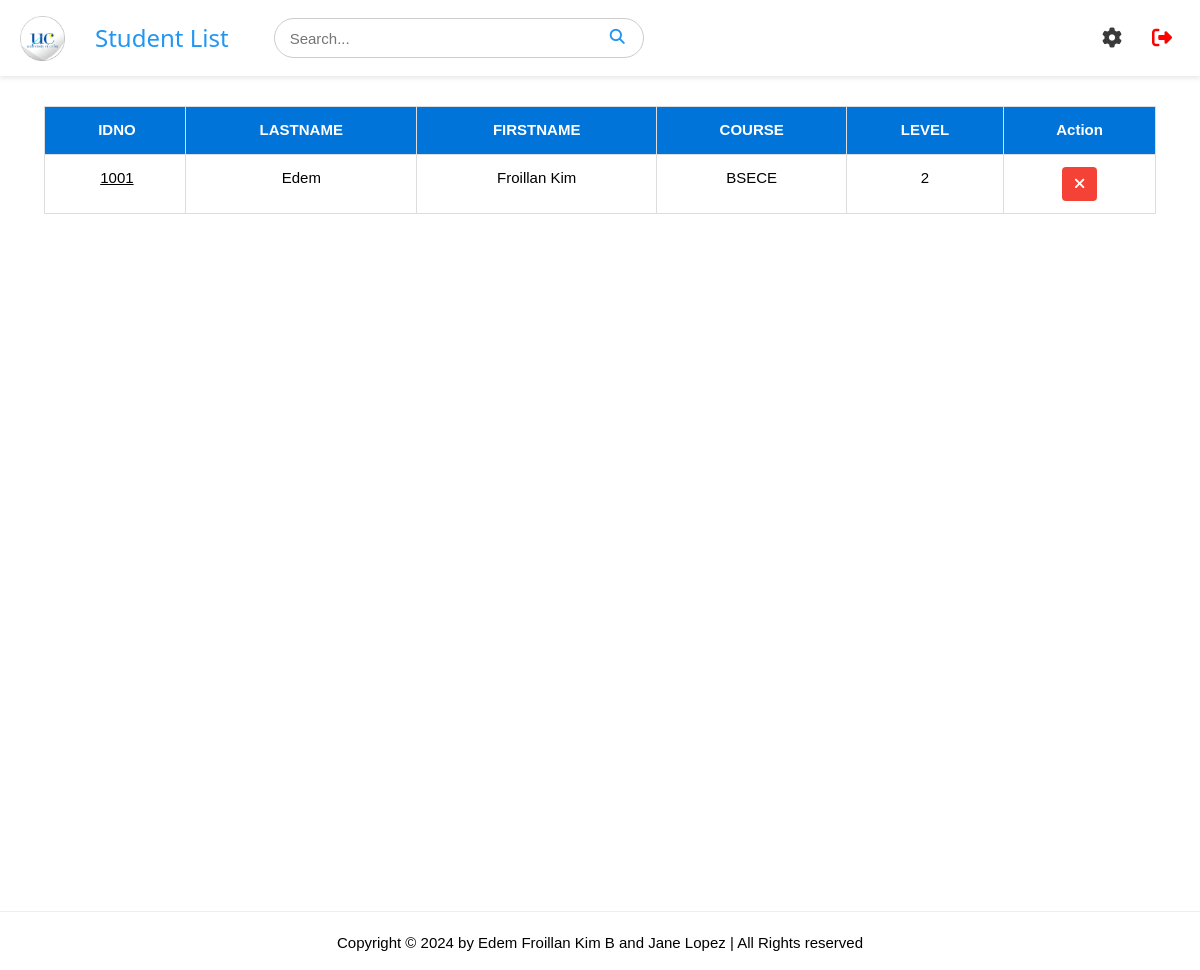
The page /students (signed in) on the database as committed earlier.
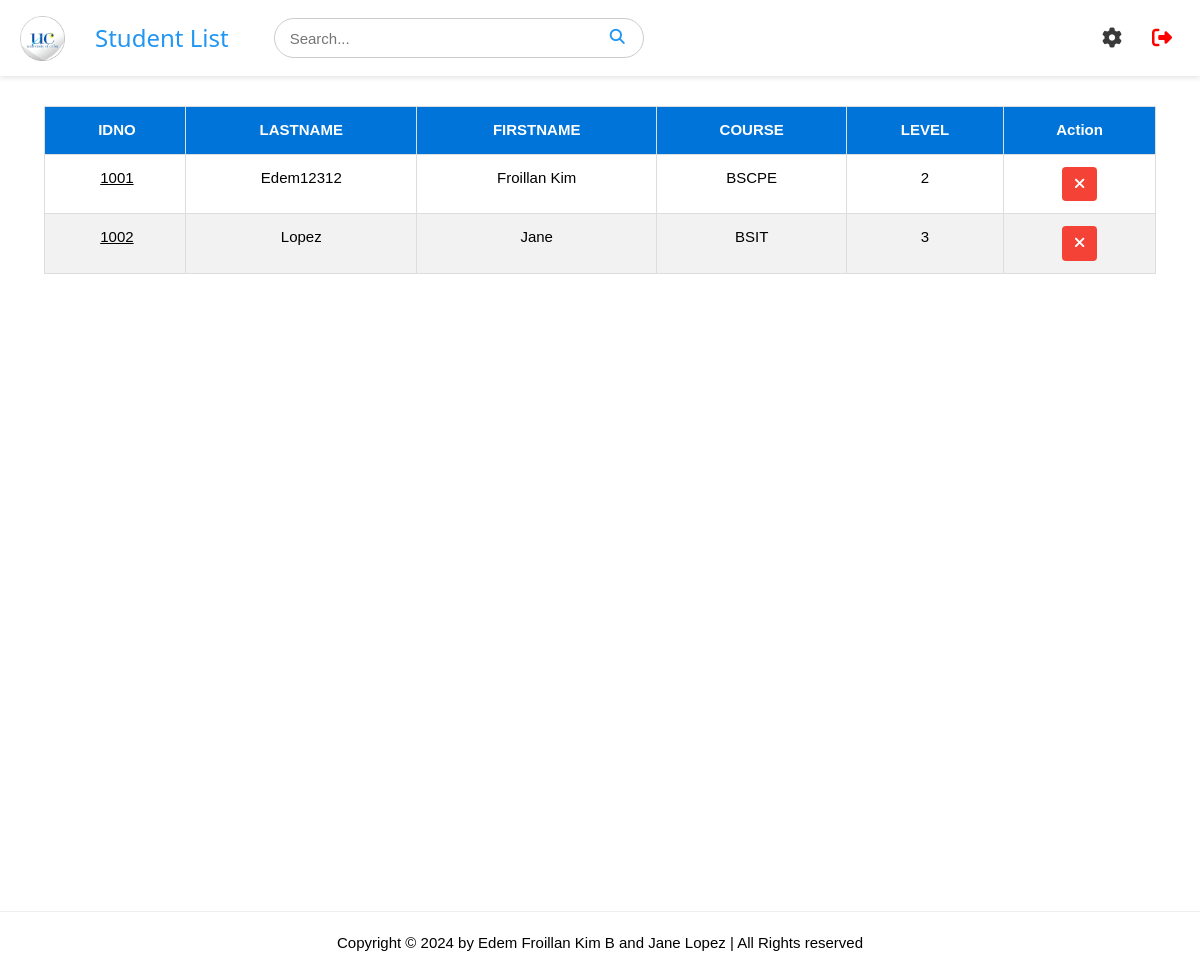
The same page on the database as committed later.
### tables this page shows
CREATE TABLE students (
                    id INTEGER PRIMARY KEY AUTOINCREMENT,
                    idno varchar(10) UNIQUE,
                    firstname varchar(50),
                    lastname varchar(50),
                    course varchar(10),
                    level varchar(5),
                    image TEXT,
                    qrcode TEXT
);

### app.py (the view)
@app.route('/students')
def student_list():
    if 'username' in session:
        pagetitle = "Student List"
        return render_template('studentlist.html',
                               data=getall_records('students'),
                               pagetitle=pagetitle,
                               users=get_users())
    else:
        flash("Please log in first!", "warning")
        return redirect(url_for('login'))

### app.py (called while the page is built)
@app.after_request
def after_request(response):
    response.headers['Cache-Control'] = 'no-store, no-cache, must-revalidate, post-check=0, pre-check=0, max-age=0'
    response.headers['Pragma'] = 'no-cache'
    response.headers['Expires'] = '-1'
    if hasattr(session, 'username') and 'username' not in session:
        response.headers['Cache-Control'] = 'no-store'
        response.headers['Pragma'] = 'no-cache'
        response.headers['Expires'] = '-1'
    return response

def get_users() -> object:
    return getall_records('students')

### dbhelper.py (called while the page is built)
def getprocess(sql: str, params=()) -> list:
    db = connect(database)
    cursor = db.cursor()
    cursor.row_factory = Row
    try:
        cursor.execute(sql, params)
        data = cursor.fetchall()
        return data
    finally:
        cursor.close()
        db.close()

def getall_records(table: str) -> list:
    sql = f'SELECT * FROM `{table}`'
    return getprocess(sql)

### templates/studentlist.html (shortened to what this page needs)
{% extends 'base.html' %}
{% block header %}
    {% include 'header.html' %}
{% endblock %}
{% block content %}
<div class="w3-row-padding" id="main_container" style="height: 100vh;">
    <div class="w3-full" style="padding: 1rem 3%;">
        <div class="styled-table-wrapper">
            <table class="w3-table-all styled-table" id="table">
                <thead>
                    <tr id="tr1">
                        <th class="w3-center">IDNO</th>
                        <th class="w3-center">LASTNAME</th>
                        <th class="w3-center">FIRSTNAME</th>
                        <th class="w3-center">COURSE</th>
                        <th class="w3-center">LEVEL</th>
                        <th class="w3-center">Action</th>
                    </tr>
                </thead>
                <tbody>
                    {% for user in users %}
                    <tr id="tr2">
                        <td class="w3-center" data-cell="IDNO:">
                            <a href="javascript:void(0);" onclick="viewStudent('{{ user['idno'] }}')">{{ user['idno'] }}</a>
                        </td>
                        <td class="w3-center" data-cell="LASTNAME:">{{ user["lastname"] }}</td>
                        <td class="w3-center" data-cell="FIRSTNAME:">{{ user["firstname"] }}</td>
                        <td class="w3-center" data-cell="COURSE:">{{ user["course"] }}</td>
                        <td class="w3-center" data-cell="LEVEL:">{{ user["level"] }}</td>
                        <td class="w3-center" data-cell="ACTION:">
                            <button class="w3-button w3-red delete-btn delete" onclick="openCustomAlert('{{ user['idno'] }}')">
                                <i class="fas fa-times"></i>
                            </button>
                        </td>
                    </tr>
                    {% endfor %}
                </tbody>
            </table>
        </div>
    </div>
</div>
{% endblock %}

### templates/base.html (shortened to what this page needs)
<!DOCTYPE html>
<html>
<head>
    <link rel='stylesheet' href="{{ url_for('static', filename='css/style.css') }}">
    <link rel="stylesheet" href="{{ url_for('static', filename='font-awesome/css/all.min.css') }}">
</head>
<body>
    <div>
        {% block header %}{% endblock %}
        {% block content %}
        {% endblock %}
    </div>
    <hr>
    <footer class="w3-center">
        <div class="footer-box">
            <p>Copyright &copy; 2024 by Edem Froillan Kim B and Jane Lopez | All Rights reserved</p>
        </div>
    </footer>
</body>
</html>

### templates/header.html (shortened to what this page needs)
<div class="header">
    <div class="left-section">
        <img src="../static/images/logo.png" alt="Logo" id="logo">
        <h3 class="pagetitle">{{ pagetitle }}</h3>
        <div class="search" style="position: relative;">
        <input type="text" placeholder="Search..." id="search-bar">
        <button type="submit" id="search-button"><i class="fa fa-search"></i></button>
    </div>
    </div>
    <div class="menu" style="position: relative;">
    <i class="fa solid fa-gear" id="menu-icon"></i>
    <a href="/logout" id="logout">
        <i class="fa fa-sign-out-alt"></i>
    </a>
    </div>
</div>

### static/css/style.css (style rules this page uses)
html { box-sizing:border-box }
*,*:before,*:after { box-sizing:inherit }
html { -ms-text-size-adjust:100%;-webkit-text-size-adjust:100% }
body { margin:0 }
article,aside,details,figcaption,figure,footer,header,main,menu,nav,section { display:block }
a { background-color:transparent }
img { border-style:none }
hr { box-sizing:content-box;height:0;overflow:visible }
button,input,select,textarea,optgroup { font:inherit;margin:0 }
button,input { overflow:visible }
button,select { text-transform:none }
button,[type=button],[type=reset],[type=submit] { -webkit-appearance:button }
html,body { font-family:Verdana,sans-serif;font-size:15px;line-height:1.5 }
html { overflow-x:hidden }
h3 { font-size:24px }
h1,h2,h3,h4,h5,h6 { font-family:"Segoe UI",Arial,sans-serif;font-weight:400;margin:10px 0 }
hr { border:0;border-top:1px solid #eee;margin:20px 0 }
img { vertical-align:middle }
a { color:inherit }
.w3-table,.w3-table-all { border-collapse:collapse;border-spacing:0;width:100%;display:table }
.w3-table-all { border:1px solid #ccc }
.w3-bordered tr,.w3-table-all tr { border-bottom:1px solid #ddd }
.w3-table-all tr:nth-child(odd) { background-color:#fff }
.w3-table-all tr:nth-child(even) { background-color:#f1f1f1 }
.w3-table td,.w3-table th,.w3-table-all td,.w3-table-all th { padding:8px 8px;display:table-cell;text-align:left;vertical-align:top }
.w3-table th:first-child,.w3-table td:first-child,.w3-table-all th:first-child,.w3-table-all td:first-child { padding-left:16px }
.w3-btn,.w3-button { border:none;display:inline-block;padding:8px 16px;vertical-align:middle;overflow:hidden;text-decoration:none;color:inherit;background-color:inherit;text-align:center;cursor:pointer;white-space:nowrap }
.w3-btn,.w3-button { -webkit-touch-callout:none;-webkit-user-select:none;-khtml-user-select:none;-moz-user-select:none;-ms-user-select:none;user-select:none }
.w3-container:after,.w3-container:before,.w3-panel:after,.w3-panel:before,.w3-row:after,.w3-row:before,.w3-row-padding:after,.w3-row-padding:before, .w3-cell-row:before,.w3-cell-row:after,.w3-clear:after,.w3-clear:before,.w3-bar:before,.w3-bar:after { content:"";display:table;clear:both }
.w3-row-padding,.w3-row-padding>.w3-half,.w3-row-padding>.w3-third,.w3-row-padding>.w3-twothird,.w3-row-padding>.w3-threequarter,.w3-row-padding>.w3-quarter,.w3-row-padding>.w3-col { padding:0 8px }
.w3-center { text-align:center!important }
.w3-red,.w3-hover-red:hover { color:#fff!important;background-color:#f44336!important }
.header { display: flex; justify-content: space-between; align-items: center; padding: 10px 20px; background-color: #fff; box-shadow: 0 2px 5px rgba(0, 0, 0, 0.1); position: sticky; top: 0; z-index: 100; margin-bottom: 1rem; }
.left-section { display: flex; align-items: center; }
#logo { width: 45px; height: auto; margin-right: 10px; }
.pagetitle { margin-left: 20px; color: #2196F3; }
#search-bar { padding: 15px; margin-right: 10px; border-radius: 20px; border: 1px solid #ccc; margin-left: 3rem; width: 370px; height: 40px; }
#search-button { color: #2196F3; border: none; cursor: pointer; position: absolute; background: transparent; right: 23px; top: 7px; }
#logout { text-decoration: none; color: red; font-size: 20px; transition: color 0.3s ease; }
#logout i { margin-right: 8px; }
.navbar, #logout { position: sticky; top: 0; background-color: #fff; padding: 10px 0; z-index: 100; gap: 3rem; }
.styled-table { width: 100%; border-collapse: collapse; font-family: Arial, sans-serif; margin-bottom: 20px; table-layout: auto; }
.styled-table th, .styled-table td { padding: 12px; border: 1px solid #ddd; text-align: left; }
.styled-table th { background-color: #0074D9; color: white; font-weight: bold; }
.styled-table tr:nth-child(even) { background-color: #f2f2f2; }
.styled-table .delete-btn { background-color: #ff4d4d; color: white; padding: 6px 12px; border: none; cursor: pointer; border-radius: 4px; }
.styled-table .delete-btn i { text-align: center; }
.menu { display: flex; align-items: center; gap: 2rem; }
#menu-icon { font-size: 20px; color: #3a3a3a; display: none; transition: transform 0.3s ease, color 0.3s ease; }
@media (max-width: 1360px) { #menu-icon { display: block; } }

Rows that differ between the two databases and show on the page:
removed students: idno "1001", lastname "Edem", firstname "Froillan Kim", course "BSECE", level "2"
added students: idno "1001", lastname "Edem12312", firstname "Froillan Kim", course "BSCPE", level "2"
added students: idno "1002", lastname "Lopez", firstname "Jane", course "BSIT", level "3"
